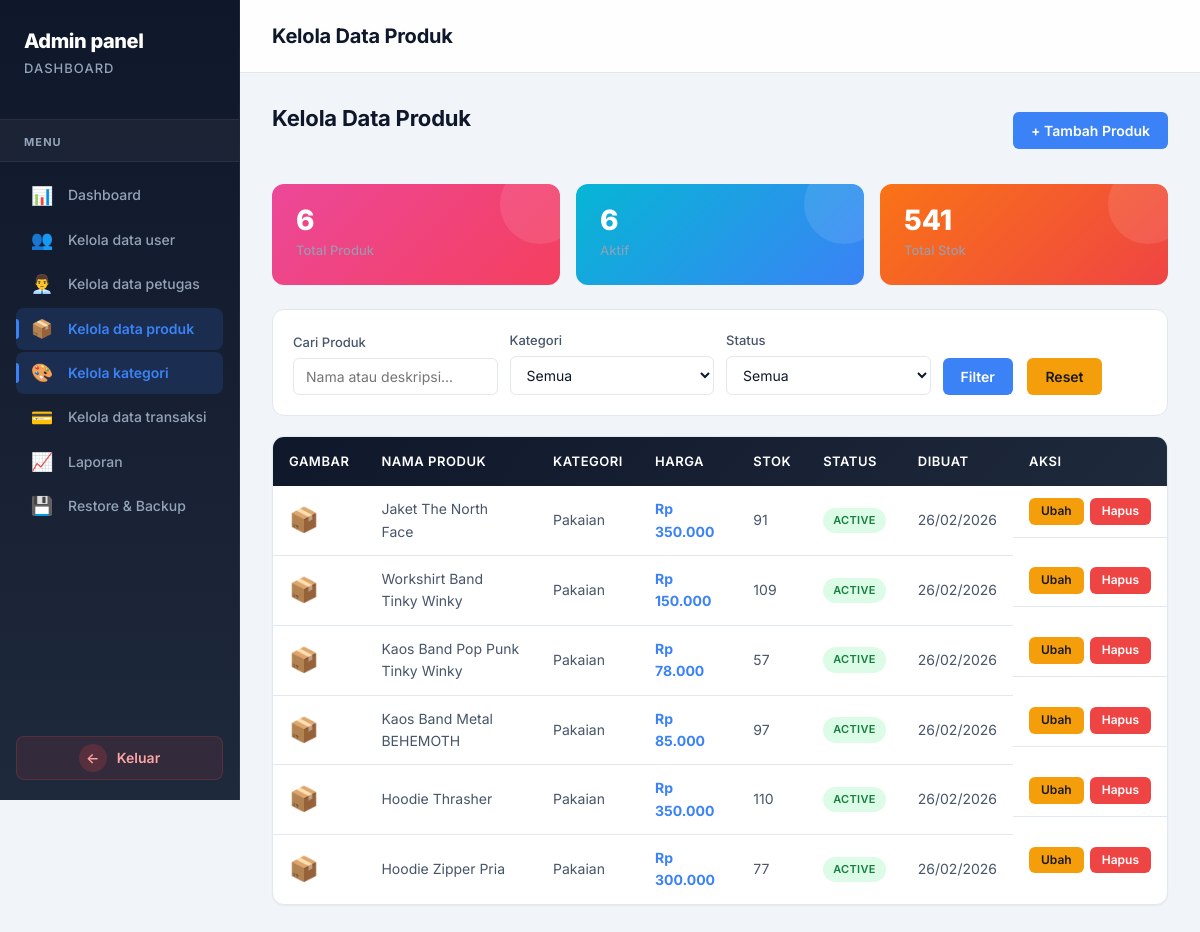
The page /Admin/kelola_produk.php (signed in) on the database its author committed.
### tables this page shows
CREATE TABLE `products` (
  `id` int(11) NOT NULL,
  `name` varchar(255) NOT NULL,
  `description` text DEFAULT NULL,
  `price` decimal(15,2) NOT NULL,
  `stock` int(11) NOT NULL DEFAULT 0,
  `image` varchar(255) DEFAULT NULL,
  `category` varchar(100) DEFAULT NULL,
  `category_id` int(11) DEFAULT NULL,
  `status` enum('active','inactive') NOT NULL DEFAULT 'active',
  `created_at` timestamp NOT NULL DEFAULT current_timestamp(),
  `updated_at` timestamp NOT NULL DEFAULT current_timestamp() ON UPDATE current_timestamp()
);

### Admin/kelola_produk.php (the view, shortened to what this page needs)
<?php
$current_page = basename($_SERVER['PHP_SELF']);
$upload_dir = '../uploads/products/';
$search = $_GET['search'] ?? '';
$query = "SELECT * FROM products WHERE 1=1";
$params = [];
$query .= " ORDER BY created_at DESC";
try {
    $pdo = getDBConnection();
    $stmt = $pdo->prepare($query);
    $stmt->execute($params);
    $products = $stmt->fetchAll();
    $stmt = $pdo->query("SELECT COUNT(*) as total FROM products");
    $total_products = $stmt->fetch()['total'];
    $stmt = $pdo->query("SELECT COUNT(*) as total FROM products WHERE status = 'active'");
    $active_products = $stmt->fetch()['total'];
    $stmt = $pdo->query("SELECT SUM(stock) as total FROM products WHERE status = 'active'");
    $total_stock = $stmt->fetch()['total'] ?? 0;
} catch (PDOException $e) {
    $error = '❌ Database error: ' . $e->getMessage();
    $products = [];
    $total_products = 0;
    $active_products = 0;
    $total_stock = 0;
    $categories = [];
}
?>
<!DOCTYPE html>
<html lang="id">
<head>
    <link rel="stylesheet" href="../css/shared.css" />
</head>
<body data-role="admin">
<div class="main-container">
    <div class="sidebar">
        <div class="sidebar-header">
            <span class="admin-panel-title">Admin panel</span>
            <span class="dashboard-title">Dashboard</span>
        </div>
        <div class="menu-divider">
            <span class="menu-label">Menu</span>
        </div>
        <nav class="sidebar-nav">
            <a href="dashboard_admin.php"><span class="nav-icon">📊</span> Dashboard</a>
            <a href="kelola_user.php"><span class="nav-icon">👥</span> Kelola data user</a>
            <a href="kelola_petugas.php"><span class="nav-icon">👨‍💼</span> Kelola data petugas</a>
            <a href="kelola_produk.php" class="<?php echo $current_page == 'kelola_produk.php' ? 'active' : ''; ?>"><span class="nav-icon">📦</span> Kelola data produk</a>
                        <a href="kelola_kategori.php" class="<?php echo ($current_page == 'kelola_produk.php') ? 'active' : ''; ?>">
                <span class="nav-icon">🎨</span>
                Kelola kategori
            </a>
            <a href="kelola_transaksi.php"><span class="nav-icon">💳</span> Kelola data transaksi</a>
            <a href="laporan.php"><span class="nav-icon">📈</span> Laporan</a>
            <a href="restore_backup.php"><span class="nav-icon">💾</span> Restore & Backup</a>
        </nav>
        <a href="../Auth/logout.php" class="logout-button">
            <span class="logout-icon">←</span>
            <span class="logout-text">Keluar</span>
        </a>
    </div>
    <div class="main-content">
        <div class="top-bar"><h1>Kelola Data Produk</h1></div>
        <div class="content-area">
            <div class="page-header">
                <h2 class="page-title">Kelola Data Produk</h2>
                <button class="btn btn-primary" onclick="openModal('addModal')">+ Tambah Produk</button>
            </div>
            <div class="stats-summary">
                <div class="stat-box total">
                    <div class="stat-number"><?php echo number_format($total_products); ?></div>
                    <div class="stat-label">Total Produk</div>
                </div>
                <div class="stat-box active">
                    <div class="stat-number"><?php echo number_format($active_products); ?></div>
                    <div class="stat-label">Aktif</div>
                </div>
                <div class="stat-box stock">
                    <div class="stat-number"><?php echo number_format($total_stock); ?></div>
                    <div class="stat-label">Total Stok</div>
                </div>
            </div>
            <div class="filter-section">
                <form method="GET" action="" class="filter-form">
                    <div class="filter-group">
                        <label for="search">Cari Produk</label>
                        <input type="text" id="search" name="search" value="<?php echo htmlspecialchars($search); ?>" placeholder="Nama atau deskripsi...">
                    </div>
                    <div class="filter-group">
                        <label for="category">Kategori</label>
                        <select id="category" name="category">
                            <option value="">Semua</option>
                        </select>
                    </div>
                    <div class="filter-group">
                        <label for="status">Status</label>
                        <select id="status" name="status">
                            <option value="">Semua</option>
                        </select>
                    </div>
                    <div class="filter-group" style="min-width:auto;">
                        <button type="submit" class="btn btn-primary">Filter</button>
                        <a href="kelola_produk.php" class="btn btn-warning" style="margin-left:10px;">Reset</a>
                    </div>
                </form>
            </div>
            <div class="table-container">
                <table>
                    <thead>
                        <tr>
                            <th>Gambar</th>
                            <th>Nama Produk</th>
                            <th>Kategori</th>
                            <th>Harga</th>
                            <th>Stok</th>
                            <th>Status</th>
                            <th>Dibuat</th>
                            <th>Aksi</th>
                        </tr>
                    </thead>
                    <tbody>
                        <?php if(count($products) > 0): ?>
                            <?php foreach($products as $p): ?>
                            <tr>
                                <td>
                                    <?php if($p['image'] && file_exists($upload_dir.$p['image'])): ?>
                                        <img src="<?php echo $upload_dir.$p['image']; ?>" class="product-image" alt="<?php echo htmlspecialchars($p['name']); ?>">
                                    <?php else: ?>
                                        <span style="font-size:24px;">📦</span>
                                    <?php endif; ?>
                                </td>
                                <td><?php echo htmlspecialchars($p['name']); ?></td>
                                <td><?php echo htmlspecialchars($p['category']); ?></td>
                                <td class="price">Rp <?php echo number_format($p['price'], 0, ',', '.'); ?></td>
                                <td><?php echo number_format($p['stock']); ?></td>
                                <td><span class="badge badge-<?php echo $p['status']; ?>"><?php echo ucfirst($p['status']); ?></span></td>
                                <td><?php echo date('d/m/Y', strtotime($p['created_at'])); ?></td>
                                <td class="action-buttons">
                                    <button class="btn btn-warning btn-sm" onclick="openEditModal(<?php echo htmlspecialchars(json_encode($p)); ?>)">Ubah</button>
                                    <a href="?delete=<?php echo $p['id']; ?>" class="btn btn-danger btn-sm" onclick="return confirm('Hapus produk ini?')">Hapus</a>
                                </td>
                            </tr>
                            <?php endforeach; ?>
                        <?php else: ?>
                            <tr><td colspan="8" style="text-align:center;padding:40px;">Tidak ada produk ditemukan</td></tr>
                        <?php endif; ?>
                    </tbody>
                </table>
            </div>
        </div>
    </div>
</div>
</body>
</html>

### rows shown on the page
products: name "Jaket The North Face", category "Pakaian", price "350.000", stock "91", status "ACTIVE", created_at "26/02/2026"
products: name "Workshirt Band Tinky Winky", category "Pakaian", price "150.000", stock "109", status "ACTIVE", created_at "26/02/2026"
products: name "Kaos Band Pop Punk Tinky Winky", category "Pakaian", price "78.000", stock "57", status "ACTIVE", created_at "26/02/2026"
products: name "Kaos Band Metal BEHEMOTH", category "Pakaian", price "85.000", stock "97", status "ACTIVE", created_at "26/02/2026"
products: name "Hoodie Thrasher", category "Pakaian", price "350.000", stock "110", status "ACTIVE", created_at "26/02/2026"
products: name "Hoodie Zipper Pria", category "Pakaian", price "300.000", stock "77", status "ACTIVE", created_at "26/02/2026"

### other values the page prints
$total_products "6"
$active_products "6"
$total_stock "541"
